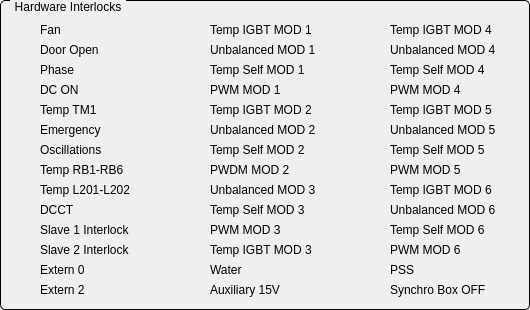
      <widget class="QGroupBox" name="titleGroupBox_3">
       <property name="geometry">
        <rect>
         <x>10</x>
         <y>120</y>
         <width>530</width>
         <height>310</height>
        </rect>
       </property>
       <property name="styleSheet">
        <string notr="true">QGroupBox {
    border: 1px solid black;
    border-radius: 5px;
    margin-top: 0.5em;
}

QGroupBox::title {
    subcontrol-origin: margin;
    left: 10px;
    padding: 0 3px 0 3px;
}</string>
       </property>
       <property name="title">
        <string>Hardware Interlocks</string>
       </property>
       <widget class="QESimpleShape" name="ledHard_1">
        <property name="geometry">
         <rect>
          <x>10</x>
          <y>20</y>
          <width>16</width>
          <height>16</height>
         </rect>
        </property>
        <property name="ledType">
         <enum>QSimpleShape::Error</enum>
        </property>
       </widget>
       <widget class="QLabel" name="label">
        <property name="geometry">
         <rect>
          <x>40</x>
          <y>20</y>
          <width>130</width>
          <height>20</height>
         </rect>
        </property>
        <property name="text">
         <string>Fan</string>
        </property>
       </widget>
       <widget class="QESimpleShape" name="ledHard_2">
        <property name="geometry">
         <rect>
          <x>10</x>
          <y>40</y>
          <width>16</width>
          <height>16</height>
         </rect>
        </property>
        <property name="ledType">
         <enum>QSimpleShape::Error</enum>
        </property>
       </widget>
       <widget class="QLabel" name="label_2">
        <property name="geometry">
         <rect>
          <x>40</x>
          <y>40</y>
          <width>130</width>
          <height>20</height>
         </rect>
        </property>
        <property name="text">
         <string>Door Open</string>
        </property>
       </widget>
       <widget class="QESimpleShape" name="ledHard_3">
        <property name="geometry">
         <rect>
          <x>10</x>
          <y>60</y>
          <width>16</width>
          <height>16</height>
         </rect>
        </property>
        <property name="ledType">
         <enum>QSimpleShape::Error</enum>
        </property>
       </widget>
       <widget class="QLabel" name="label_3">
        <property name="geometry">
         <rect>
          <x>40</x>
          <y>60</y>
          <width>130</width>
          <height>20</height>
         </rect>
        </property>
        <property name="text">
         <string>Phase</string>
        </property>
       </widget>
       <widget class="QESimpleShape" name="ledHard_4">
        <property name="geometry">
         <rect>
          <x>10</x>
          <y>80</y>
          <width>16</width>
          <height>16</height>
         </rect>
        </property>
        <property name="ledType">
         <enum>QSimpleShape::Error</enum>
        </property>
       </widget>
       <widget class="QLabel" name="label_4">
        <property name="geometry">
         <rect>
          <x>40</x>
          <y>80</y>
          <width>130</width>
          <height>20</height>
         </rect>
        </property>
        <property name="text">
         <string>DC ON</string>
        </property>
       </widget>
       <widget class="QESimpleShape" name="ledHard_5">
        <property name="geometry">
         <rect>
          <x>10</x>
          <y>100</y>
          <width>16</width>
          <height>16</height>
         </rect>
        </property>
        <property name="ledType">
         <enum>QSimpleShape::Error</enum>
        </property>
       </widget>
       <widget class="QLabel" name="label_5">
        <property name="geometry">
         <rect>
          <x>40</x>
          <y>100</y>
          <width>130</width>
          <height>20</height>
         </rect>
        </property>
        <property name="text">
         <string>Temp TM1</string>
        </property>
       </widget>
       <widget class="QESimpleShape" name="ledHard_6">
        <property name="geometry">
         <rect>
          <x>10</x>
          <y>120</y>
          <width>16</width>
          <height>16</height>
         </rect>
        </property>
        <property name="ledType">
         <enum>QSimpleShape::Error</enum>
        </property>
       </widget>
       <widget class="QLabel" name="label_6">
        <property name="geometry">
         <rect>
          <x>40</x>
          <y>120</y>
          <width>130</width>
          <height>20</height>
         </rect>
        </property>
        <property name="text">
         <string>Emergency</string>
        </property>
       </widget>
       <widget class="QESimpleShape" name="ledHard_7">
        <property name="geometry">
         <rect>
          <x>10</x>
          <y>140</y>
          <width>16</width>
          <height>16</height>
         </rect>
        </property>
        <property name="ledType">
         <enum>QSimpleShape::Error</enum>
        </property>
       </widget>
       <widget class="QLabel" name="label_7">
        <property name="geometry">
         <rect>
          <x>40</x>
          <y>140</y>
          <width>130</width>
          <height>20</height>
         </rect>
        </property>
        <property name="text">
         <string>Oscillations</string>
        </property>
       </widget>
       <widget class="QESimpleShape" name="ledHard_8">
        <property name="geometry">
         <rect>
          <x>10</x>
          <y>160</y>
          <width>16</width>
          <height>16</height>
         </rect>
        </property>
        <property name="ledType">
         <enum>QSimpleShape::Error</enum>
        </property>
       </widget>
       <widget class="QLabel" name="label_8">
        <property name="geometry">
         <rect>
          <x>40</x>
          <y>160</y>
          <width>150</width>
          <height>20</height>
         </rect>
        </property>
        <property name="text">
         <string>Temp RB1-RB6</string>
        </property>
       </widget>
       <widget class="QESimpleShape" name="ledHard_9">
        <property name="geometry">
         <rect>
          <x>10</x>
          <y>180</y>
          <width>16</width>
          <height>16</height>
         </rect>
        </property>
        <property name="ledType">
         <enum>QSimpleShape::Error</enum>
        </property>
       </widget>
       <widget class="QLabel" name="label_9">
        <property name="geometry">
         <rect>
          <x>40</x>
          <y>180</y>
          <width>130</width>
          <height>20</height>
         </rect>
        </property>
        <property name="text">
         <string>Temp L201-L202</string>
        </property>
       </widget>
       <widget class="QESimpleShape" name="ledHard_10">
        <property name="geometry">
         <rect>
          <x>10</x>
          <y>200</y>
          <width>16</width>
          <height>16</height>
         </rect>
        </property>
        <property name="ledType">
         <enum>QSimpleShape::Error</enum>
        </property>
       </widget>
       <widget class="QLabel" name="label_10">
        <property name="geometry">
         <rect>
          <x>40</x>
          <y>200</y>
          <width>130</width>
          <height>20</height>
         </rect>
        </property>
        <property name="text">
         <string>DCCT</string>
        </property>
       </widget>
       <widget class="QESimpleShape" name="ledHard_11">
        <property name="geometry">
         <rect>
          <x>10</x>
          <y>220</y>
          <width>16</width>
          <height>16</height>
         </rect>
        </property>
        <property name="ledType">
         <enum>QSimpleShape::Error</enum>
        </property>
       </widget>
       <widget class="QLabel" name="label_11">
        <property name="geometry">
         <rect>
          <x>40</x>
          <y>220</y>
          <width>130</width>
          <height>20</height>
         </rect>
        </property>
        <property name="text">
         <string>Slave 1 Interlock</string>
        </property>
       </widget>
       <widget class="QESimpleShape" name="ledHard_12">
        <property name="geometry">
         <rect>
          <x>10</x>
          <y>240</y>
          <width>16</width>
          <height>16</height>
         </rect>
        </property>
        <property name="ledType">
         <enum>QSimpleShape::Error</enum>
        </property>
       </widget>
       <widget class="QLabel" name="label_12">
        <property name="geometry">
         <rect>
          <x>40</x>
          <y>240</y>
          <width>130</width>
          <height>20</height>
         </rect>
        </property>
        <property name="text">
         <string>Slave 2 Interlock</string>
        </property>
       </widget>
       <widget class="QESimpleShape" name="ledHard_13">
        <property name="geometry">
         <rect>
          <x>10</x>
          <y>260</y>
          <width>16</width>
          <height>16</height>
         </rect>
        </property>
        <property name="ledType">
         <enum>QSimpleShape::Error</enum>
        </property>
       </widget>
       <widget class="QLabel" name="label_13">
        <property name="geometry">
         <rect>
          <x>40</x>
          <y>260</y>
          <width>130</width>
          <height>20</height>
         </rect>
        </property>
        <property name="text">
         <string>Extern 0</string>
        </property>
       </widget>
       <widget class="QESimpleShape" name="ledHard_14">
        <property name="geometry">
         <rect>
          <x>10</x>
          <y>280</y>
          <width>16</width>
          <height>16</height>
         </rect>
        </property>
        <property name="ledType">
         <enum>QSimpleShape::Error</enum>
        </property>
       </widget>
       <widget class="QLabel" name="label_14">
        <property name="geometry">
         <rect>
          <x>40</x>
          <y>280</y>
          <width>130</width>
          <height>20</height>
         </rect>
        </property>
        <property name="text">
         <string>Extern 2</string>
        </property>
       </widget>
       <widget class="QLabel" name="label_15">
        <property name="geometry">
         <rect>
          <x>210</x>
          <y>20</y>
          <width>130</width>
          <height>20</height>
         </rect>
        </property>
        <property name="text">
         <string>Temp IGBT MOD 1</string>
        </property>
       </widget>
       <widget class="QESimpleShape" name="ledHard_15">
        <property name="geometry">
         <rect>
          <x>180</x>
          <y>20</y>
          <width>16</width>
          <height>16</height>
         </rect>
        </property>
        <property name="ledType">
         <enum>QSimpleShape::Error</enum>
        </property>
       </widget>
       <widget class="QLabel" name="label_16">
        <property name="geometry">
         <rect>
          <x>210</x>
          <y>40</y>
          <width>130</width>
          <height>20</height>
         </rect>
        </property>
        <property name="text">
         <string>Unbalanced MOD 1</string>
        </property>
       </widget>
       <widget class="QESimpleShape" name="ledHard_16">
        <property name="geometry">
         <rect>
          <x>180</x>
          <y>40</y>
          <width>16</width>
          <height>16</height>
         </rect>
        </property>
        <property name="ledType">
         <enum>QSimpleShape::Error</enum>
        </property>
       </widget>
       <widget class="QLabel" name="label_17">
        <property name="geometry">
         <rect>
          <x>210</x>
          <y>60</y>
          <width>130</width>
          <height>20</height>
         </rect>
        </property>
        <property name="text">
         <string>Temp Self MOD 1</string>
        </property>
       </widget>
       <widget class="QESimpleShape" name="ledHard_17">
        <property name="geometry">
         <rect>
          <x>180</x>
          <y>60</y>
          <width>16</width>
          <height>16</height>
         </rect>
        </property>
        <property name="ledType">
         <enum>QSimpleShape::Error</enum>
        </property>
       </widget>
       <widget class="QLabel" name="label_19">
        <property name="geometry">
         <rect>
          <x>210</x>
          <y>80</y>
          <width>130</width>
          <height>20</height>
         </rect>
        </property>
        <property name="text">
         <string>PWM MOD 1</string>
        </property>
       </widget>
       <widget class="QESimpleShape" name="ledHard_18">
        <property name="geometry">
         <rect>
          <x>180</x>
          <y>80</y>
          <width>16</width>
          <height>16</height>
         </rect>
        </property>
        <property name="ledType">
         <enum>QSimpleShape::Error</enum>
        </property>
       </widget>
       <widget class="QLabel" name="label_20">
        <property name="geometry">
         <rect>
          <x>210</x>
          <y>100</y>
          <width>130</width>
          <height>20</height>
         </rect>
        </property>
        <property name="text">
         <string>Temp IGBT MOD 2</string>
        </property>
       </widget>
       <widget class="QESimpleShape" name="ledHard_19">
        <property name="geometry">
         <rect>
          <x>180</x>
          <y>100</y>
          <width>16</width>
          <height>16</height>
         </rect>
        </property>
        <property name="ledType">
         <enum>QSimpleShape::Error</enum>
        </property>
       </widget>
       <widget class="QLabel" name="label_21">
        <property name="geometry">
         <rect>
          <x>210</x>
          <y>120</y>
          <width>130</width>
          <height>20</height>
         </rect>
        </property>
        <property name="text">
         <string>Unbalanced MOD 2</string>
        </property>
       </widget>
       <widget class="QESimpleShape" name="ledHard_20">
        <property name="geometry">
         <rect>
          <x>180</x>
          <y>120</y>
          <width>16</width>
          <height>16</height>
         </rect>
        </property>
        <property name="ledType">
         <enum>QSimpleShape::Error</enum>
        </property>
       </widget>
       <widget class="QLabel" name="label_22">
        <property name="geometry">
         <rect>
          <x>210</x>
          <y>140</y>
          <width>130</width>
          <height>20</height>
         </rect>
        </property>
        <property name="text">
         <string>Temp Self MOD 2</string>
        </property>
       </widget>
       <widget class="QESimpleShape" name="ledHard_21">
        <property name="geometry">
         <rect>
          <x>180</x>
          <y>140</y>
          <width>16</width>
          <height>16</height>
         </rect>
        </property>
        <property name="ledType">
         <enum>QSimpleShape::Error</enum>
        </property>
       </widget>
       <widget class="QLabel" name="label_23">
        <property name="geometry">
         <rect>
          <x>210</x>
          <y>160</y>
          <width>130</width>
          <height>20</height>
         </rect>
        </property>
        <property name="text">
         <string>PWDM MOD 2</string>
        </property>
       </widget>
       <widget class="QESimpleShape" name="ledHard_22">
        <property name="geometry">
         <rect>
          <x>180</x>
          <y>160</y>
          <width>16</width>
          <height>16</height>
         </rect>
        </property>
        <property name="ledType">
         <enum>QSimpleShape::Error</enum>
        </property>
       </widget>
       <widget class="QESimpleShape" name="ledHard_23">
        <property name="geometry">
         <rect>
          <x>180</x>
          <y>180</y>
          <width>16</width>
          <height>16</height>
         </rect>
        </property>
        <property name="ledType">
         <enum>QSimpleShape::Error</enum>
        </property>
       </widget>
       <widget class="QESimpleShape" name="ledHard_24">
        <property name="geometry">
         <rect>
          <x>180</x>
          <y>200</y>
          <width>16</width>
          <height>16</height>
         </rect>
        </property>
        <property name="ledType">
         <enum>QSimpleShape::Error</enum>
        </property>
       </widget>
       <widget class="QESimpleShape" name="ledHard_25">
        <property name="geometry">
         <rect>
          <x>180</x>
          <y>220</y>
          <width>16</width>
          <height>16</height>
         </rect>
        </property>
        <property name="ledType">
         <enum>QSimpleShape::Error</enum>
        </property>
       </widget>
       <widget class="QESimpleShape" name="ledHard_26">
        <property name="geometry">
         <rect>
          <x>180</x>
          <y>240</y>
          <width>16</width>
          <height>16</height>
         </rect>
        </property>
        <property name="ledType">
         <enum>QSimpleShape::Error</enum>
        </property>
       </widget>
       <widget class="QLabel" name="label_28">
        <property name="geometry">
         <rect>
          <x>210</x>
          <y>260</y>
          <width>130</width>
          <height>20</height>
         </rect>
        </property>
        <property name="text">
         <string>Water</string>
        </property>
       </widget>
       <widget class="QESimpleShape" name="ledHard_27">
        <property name="geometry">
         <rect>
          <x>180</x>
          <y>260</y>
          <width>16</width>
          <height>16</height>
         </rect>
        </property>
        <property name="ledType">
         <enum>QSimpleShape::Error</enum>
        </property>
       </widget>
       <widget class="QLabel" name="label_29">
        <property name="geometry">
         <rect>
          <x>210</x>
          <y>280</y>
          <width>130</width>
          <height>20</height>
         </rect>
        </property>
        <property name="text">
         <string>Auxiliary 15V</string>
        </property>
       </widget>
       <widget class="QESimpleShape" name="ledHard_28">
        <property name="geometry">
         <rect>
          <x>180</x>
          <y>280</y>
          <width>16</width>
          <height>16</height>
         </rect>
        </property>
        <property name="ledType">
         <enum>QSimpleShape::Error</enum>
        </property>
       </widget>
       <widget class="QESimpleShape" name="ledHard_29">
        <property name="geometry">
         <rect>
          <x>360</x>
          <y>20</y>
          <width>16</width>
          <height>16</height>
         </rect>
        </property>
        <property name="ledType">
         <enum>QSimpleShape::Error</enum>
        </property>
       </widget>
       <widget class="QESimpleShape" name="ledHard_30">
        <property name="geometry">
         <rect>
          <x>360</x>
          <y>40</y>
          <width>16</width>
          <height>16</height>
         </rect>
        </property>
        <property name="ledType">
         <enum>QSimpleShape::Error</enum>
        </property>
       </widget>
       <widget class="QESimpleShape" name="ledHard_31">
        <property name="geometry">
         <rect>
          <x>360</x>
          <y>60</y>
          <width>16</width>
          <height>16</height>
         </rect>
        </property>
        <property name="ledType">
         <enum>QSimpleShape::Error</enum>
        </property>
       </widget>
       <widget class="QESimpleShape" name="ledHard_32">
        <property name="geometry">
         <rect>
          <x>360</x>
          <y>80</y>
          <width>16</width>
          <height>16</height>
         </rect>
        </property>
        <property name="ledType">
         <enum>QSimpleShape::Error</enum>
        </property>
       </widget>
       <widget class="QESimpleShape" name="ledHard_33">
        <property name="geometry">
         <rect>
          <x>360</x>
          <y>100</y>
          <width>16</width>
          <height>16</height>
         </rect>
        </property>
        <property name="ledType">
         <enum>QSimpleShape::Error</enum>
        </property>
       </widget>
       <widget class="QESimpleShape" name="ledHard_34">
        <property name="geometry">
         <rect>
          <x>360</x>
          <y>120</y>
          <width>16</width>
          <height>16</height>
         </rect>
        </property>
        <property name="ledType">
         <enum>QSimpleShape::Error</enum>
        </property>
       </widget>
       <widget class="QESimpleShape" name="ledHard_35">
        <property name="geometry">
         <rect>
          <x>360</x>
          <y>140</y>
          <width>16</width>
          <height>16</height>
         </rect>
        </property>
        <property name="ledType">
         <enum>QSimpleShape::Error</enum>
        </property>
       </widget>
       <widget class="QESimpleShape" name="ledHard_36">
        <property name="geometry">
         <rect>
          <x>360</x>
          <y>160</y>
          <width>16</width>
          <height>16</height>
         </rect>
        </property>
        <property name="ledType">
         <enum>QSimpleShape::Error</enum>
        </property>
       </widget>
       <widget class="QESimpleShape" name="ledHard_37">
        <property name="geometry">
         <rect>
          <x>360</x>
          <y>180</y>
          <width>16</width>
          <height>16</height>
         </rect>
        </property>
        <property name="ledType">
         <enum>QSimpleShape::Error</enum>
        </property>
       </widget>
       <widget class="QESimpleShape" name="ledHard_38">
        <property name="geometry">
         <rect>
          <x>360</x>
          <y>200</y>
          <width>16</width>
          <height>16</height>
         </rect>
        </property>
        <property name="ledType">
         <enum>QSimpleShape::Error</enum>
        </property>
       </widget>
       <widget class="QESimpleShape" name="ledHard_39">
        <property name="geometry">
         <rect>
          <x>360</x>
          <y>220</y>
          <width>16</width>
          <height>16</height>
         </rect>
        </property>
        <property name="ledType">
         <enum>QSimpleShape::Error</enum>
        </property>
       </widget>
       <widget class="QESimpleShape" name="ledHard_40">
        <property name="geometry">
         <rect>
          <x>360</x>
          <y>240</y>
          <width>16</width>
          <height>16</height>
         </rect>
        </property>
        <property name="ledType">
         <enum>QSimpleShape::Error</enum>
        </property>
       </widget>
       <widget class="QESimpleShape" name="ledHard_41">
        <property name="geometry">
         <rect>
          <x>360</x>
          <y>260</y>
          <width>16</width>
          <height>16</height>
         </rect>
        </property>
        <property name="ledType">
         <enum>QSimpleShape::Error</enum>
        </property>
       </widget>
       <widget class="QESimpleShape" name="ledHard_42">
        <property name="geometry">
         <rect>
          <x>360</x>
          <y>280</y>
          <width>16</width>
          <height>16</height>
         </rect>
        </property>
        <property name="ledType">
         <enum>QSimpleShape::Error</enum>
        </property>
       </widget>
       <widget class="QLabel" name="label_30">
        <property name="geometry">
         <rect>
          <x>390</x>
          <y>60</y>
          <width>130</width>
          <height>20</height>
         </rect>
        </property>
        <property name="text">
         <string>Temp Self MOD 4</string>
        </property>
       </widget>
       <widget class="QLabel" name="label_31">
        <property name="geometry">
         <rect>
          <x>390</x>
          <y>20</y>
          <width>130</width>
          <height>20</height>
         </rect>
        </property>
        <property name="text">
         <string>Temp IGBT MOD 4</string>
        </property>
       </widget>
       <widget class="QLabel" name="label_32">
        <property name="geometry">
         <rect>
          <x>390</x>
          <y>40</y>
          <width>130</width>
          <height>20</height>
         </rect>
        </property>
        <property name="text">
         <string>Unbalanced MOD 4</string>
        </property>
       </widget>
       <widget class="QLabel" name="label_33">
        <property name="geometry">
         <rect>
          <x>390</x>
          <y>80</y>
          <width>130</width>
          <height>20</height>
         </rect>
        </property>
        <property name="text">
         <string>PWM MOD 4</string>
        </property>
       </widget>
       <widget class="QLabel" name="label_34">
        <property name="geometry">
         <rect>
          <x>390</x>
          <y>140</y>
          <width>130</width>
          <height>20</height>
         </rect>
        </property>
        <property name="text">
         <string>Temp Self MOD 5</string>
        </property>
       </widget>
       <widget class="QLabel" name="label_35">
        <property name="geometry">
         <rect>
          <x>390</x>
          <y>100</y>
          <width>130</width>
          <height>20</height>
         </rect>
        </property>
        <property name="text">
         <string>Temp IGBT MOD 5</string>
        </property>
       </widget>
       <widget class="QLabel" name="label_36">
        <property name="geometry">
         <rect>
          <x>390</x>
          <y>120</y>
          <width>130</width>
          <height>20</height>
         </rect>
        </property>
        <property name="text">
         <string>Unbalanced MOD 5</string>
        </property>
       </widget>
       <widget class="QLabel" name="label_37">
        <property name="geometry">
         <rect>
          <x>390</x>
          <y>160</y>
          <width>130</width>
          <height>20</height>
         </rect>
        </property>
        <property name="text">
         <string>PWM MOD 5</string>
        </property>
       </widget>
       <widget class="QLabel" name="label_38">
        <property name="geometry">
         <rect>
          <x>390</x>
          <y>220</y>
          <width>130</width>
          <height>20</height>
         </rect>
        </property>
        <property name="text">
         <string>Temp Self MOD 6</string>
        </property>
       </widget>
       <widget class="QLabel" name="label_39">
        <property name="geometry">
         <rect>
          <x>390</x>
          <y>180</y>
          <width>130</width>
          <height>20</height>
         </rect>
        </property>
        <property name="text">
         <string>Temp IGBT MOD 6</string>
        </property>
       </widget>
       <widget class="QLabel" name="label_40">
        <property name="geometry">
         <rect>
          <x>390</x>
          <y>200</y>
          <width>130</width>
          <height>20</height>
         </rect>
        </property>
        <property name="text">
         <string>Unbalanced MOD 6</string>
        </property>
       </widget>
       <widget class="QLabel" name="label_41">
        <property name="geometry">
         <rect>
          <x>390</x>
          <y>240</y>
          <width>130</width>
          <height>20</height>
         </rect>
        </property>
        <property name="text">
         <string>PWM MOD 6</string>
        </property>
       </widget>
       <widget class="QLabel" name="label_42">
        <property name="geometry">
         <rect>
          <x>390</x>
          <y>260</y>
          <width>130</width>
          <height>20</height>
         </rect>
        </property>
        <property name="text">
         <string>PSS</string>
        </property>
       </widget>
       <widget class="QLabel" name="label_43">
        <property name="geometry">
         <rect>
          <x>390</x>
          <y>280</y>
          <width>130</width>
          <height>20</height>
         </rect>
        </property>
        <property name="text">
         <string>Synchro Box OFF</string>
        </property>
       </widget>
       <widget class="QLabel" name="label_25">
        <property name="geometry">
         <rect>
          <x>210</x>
          <y>240</y>
          <width>130</width>
          <height>20</height>
         </rect>
        </property>
        <property name="text">
         <string>Temp IGBT MOD 3</string>
        </property>
       </widget>
       <widget class="QLabel" name="label_24">
        <property name="geometry">
         <rect>
          <x>210</x>
          <y>200</y>
          <width>130</width>
          <height>20</height>
         </rect>
        </property>
        <property name="text">
         <string>Temp Self MOD 3</string>
        </property>
       </widget>
       <widget class="QLabel" name="label_26">
        <property name="geometry">
         <rect>
          <x>210</x>
          <y>180</y>
          <width>130</width>
          <height>20</height>
         </rect>
        </property>
        <property name="text">
         <string>Unbalanced MOD 3</string>
        </property>
       </widget>
       <widget class="QLabel" name="label_27">
        <property name="geometry">
         <rect>
          <x>210</x>
          <y>220</y>
          <width>130</width>
          <height>20</height>
         </rect>
        </property>
        <property name="text">
         <string>PWM MOD 3</string>
        </property>
       </widget>
      </widget>
